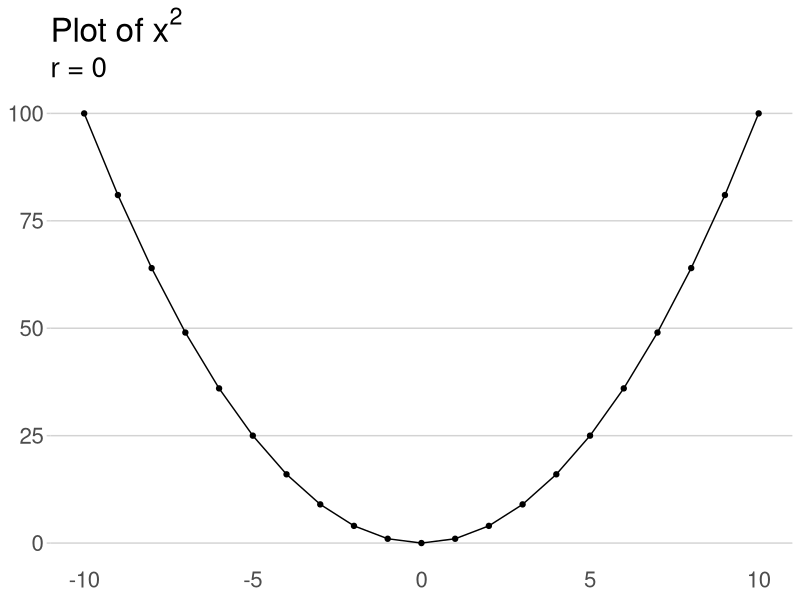
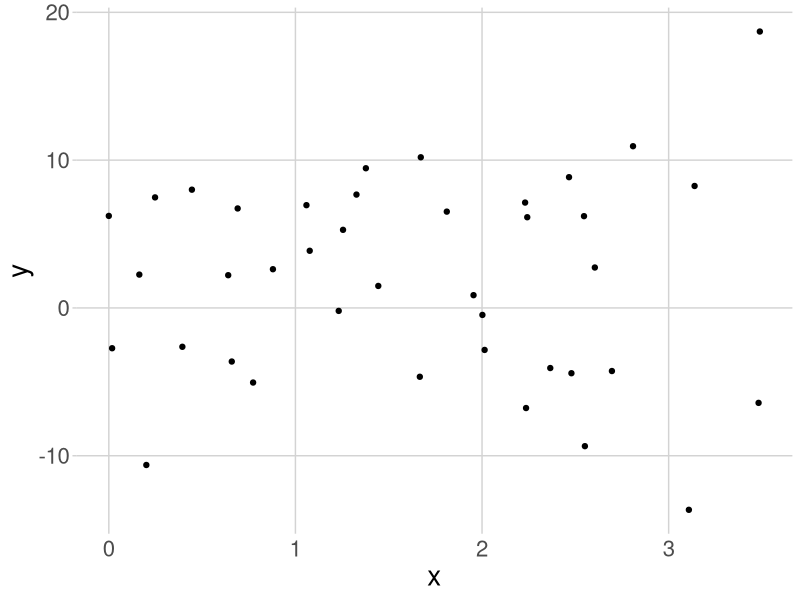
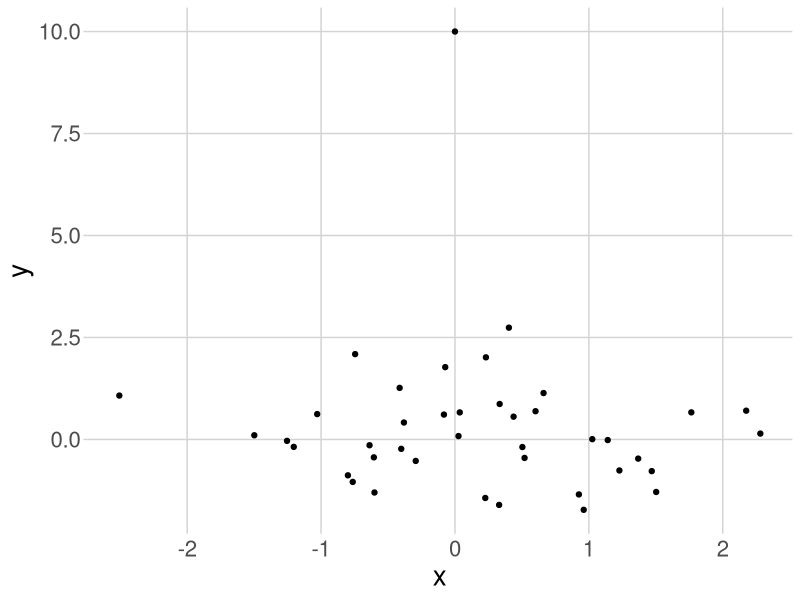
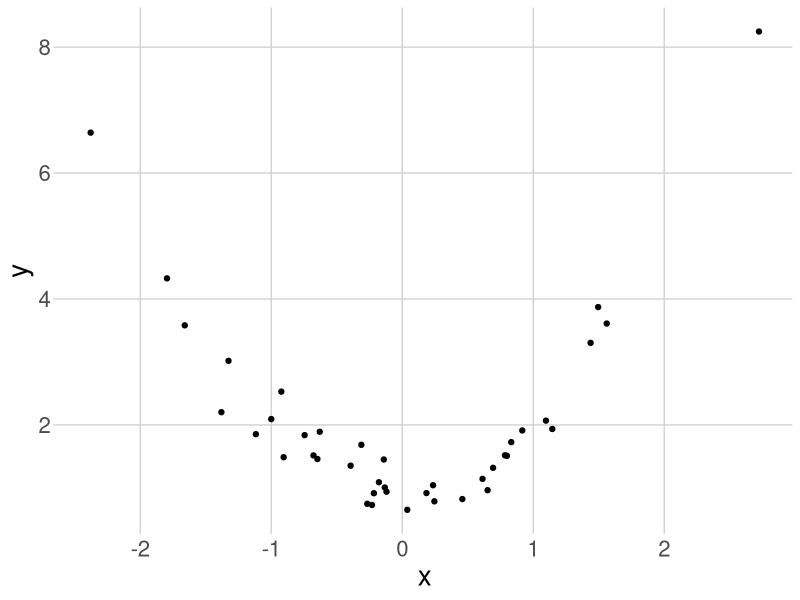
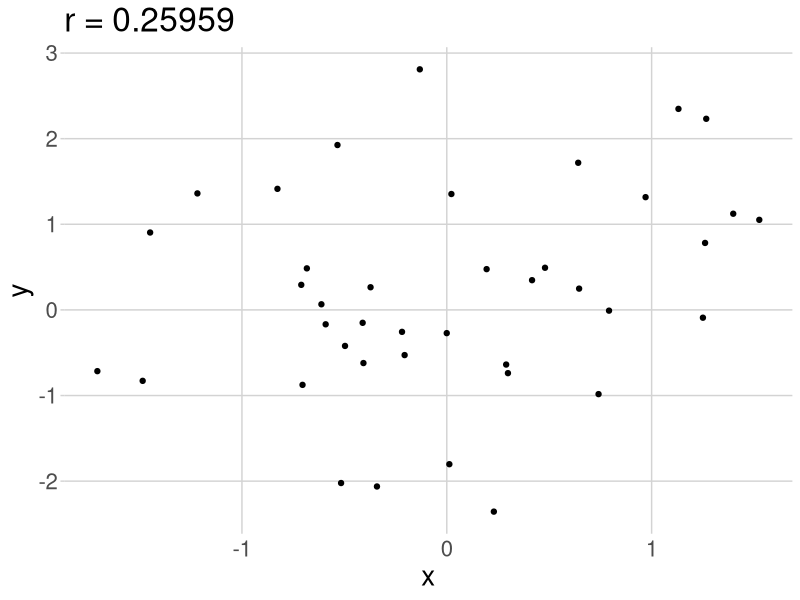
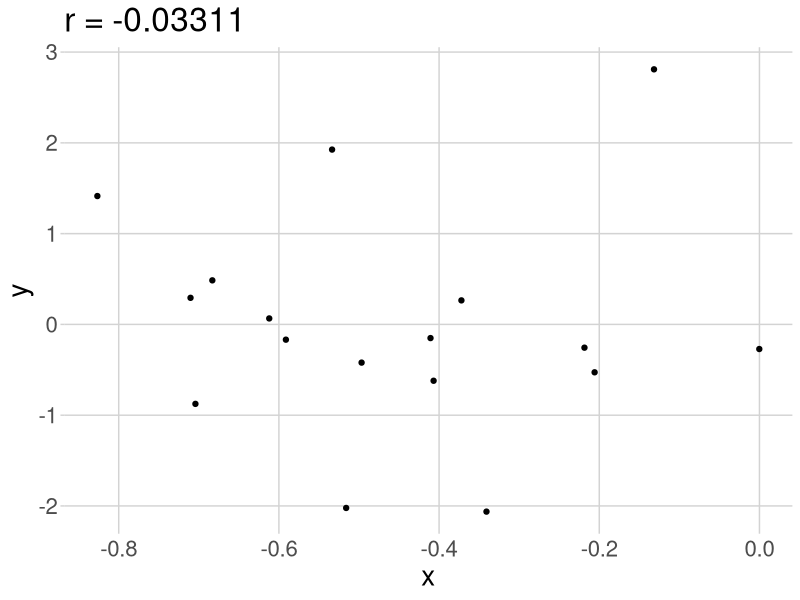
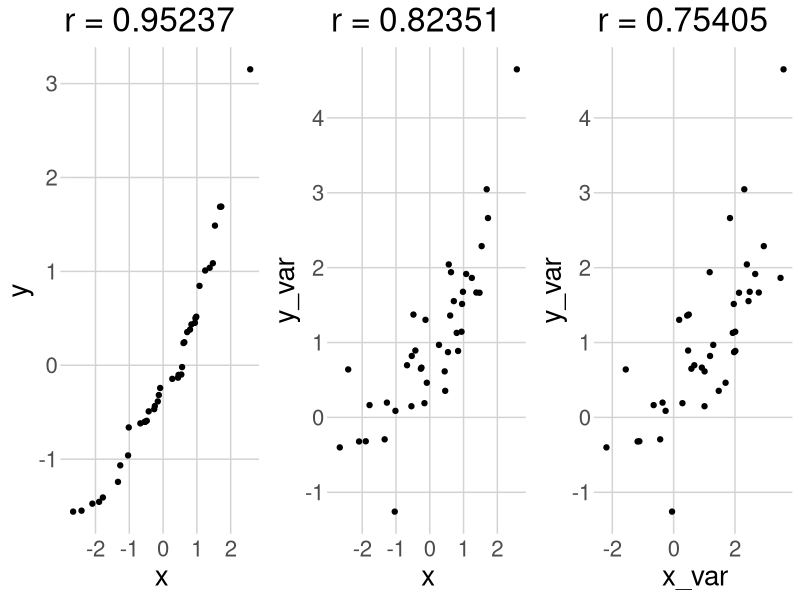

Recreate these plots in R, in order.

dat <- data.frame(x = -10:10)
dat$y <- dat$x^2

library(ggplot2)

ggplot(dat, aes(x = x, y = y)) + 
    geom_point() + 
    geom_line() + 
    theme(panel.background = element_blank(), 
          panel.grid.major.y = element_line(color = "light gray"),
          panel.grid.major.x = element_blank(),
          axis.ticks.x = element_blank(),
          axis.ticks.y = element_line(color = "light gray"),
          text = element_text(size = 20), 
          axis.title = element_blank()) +
    ggtitle(expression(paste("Plot of ", x^2)),
            subtitle = paste("r =", cor(dat$x, dat$y)))

plot_dat <- data.frame(x = sort(rnorm(40), decreasing = FALSE))
plot_dat$x <- plot_dat$x + abs(min(plot_dat$x))
plot_dat$y <- ifelse(row(plot_dat)[, 1] %% 2 == 1, -1 * plot_dat$x ^2, plot_dat$x ^2)
plot_dat$y <- plot_dat$y + rnorm(40, 1, 5)

ggplot(plot_dat, aes(x = x, y = y)) + 
    geom_point() + 
    theme(panel.background = element_blank(), 
          panel.grid.major.y = element_line(color = "light gray"),
          panel.grid.major.x = element_line(color = "light gray"),
          axis.ticks.x = element_blank(),
          axis.ticks.y = element_line(color = "light gray"),
          text = element_text(size = 20))

plot_dat <- data.frame(x = c(rnorm(40), 0),
                       y = c(rnorm(40), 10))

ggplot(plot_dat, aes(x = x, y = y)) + 
    geom_point() + 
    theme(panel.background = element_blank(), 
          panel.grid.major.y = element_line(color = "light gray"),
          panel.grid.major.x = element_line(color = "light gray"),
          axis.ticks.x = element_blank(),
          axis.ticks.y = element_line(color = "light gray"),
          text = element_text(size = 20))

plot_dat <- data.frame(x = rnorm(40))
plot_dat$y <- plot_dat$x ^ 2 + rnorm(40, 1, 0.25)


ggplot(plot_dat, aes(x = x, y = y)) + 
    geom_point() + 
    theme(panel.background = element_blank(), 
          panel.grid.major.y = element_line(color = "light gray"),
          panel.grid.major.x = element_line(color = "light gray"),
          axis.ticks.x = element_blank(),
          axis.ticks.y = element_line(color = "light gray"),
          text = element_text(size = 20))


plot_dat <- data.frame(x = rnorm(40),
                       y = rnorm(40))
ggplot(plot_dat, aes(x = x, y = y)) + 
    geom_point() + 
    theme(panel.background = element_blank(), 
          panel.grid.major.y = element_line(color = "light gray"),
          panel.grid.major.x = element_line(color = "light gray"),
          axis.ticks.x = element_blank(),
          axis.ticks.y = element_line(color = "light gray"),
          text = element_text(size = 20)) + 
    ggtitle(paste0("r = ", round(cor(plot_dat$x, plot_dat$y), 5)))

ggplot(plot_dat[plot_dat$x >= -1 & plot_dat$x <= 0, ], aes(x = x, y = y)) + 
    geom_point() + 
    theme(panel.background = element_blank(), 
          panel.grid.major.y = element_line(color = "light gray"),
          panel.grid.major.x = element_line(color = "light gray"),
          axis.ticks.x = element_blank(),
          axis.ticks.y = element_line(color = "light gray"),
          text = element_text(size = 20)) + 
    ggtitle(paste0("r = ", round(cor(plot_dat$x[plot_dat$x >= -1 & 
                                                    plot_dat$x <= 0], 
                                     plot_dat$y[plot_dat$x >= -1 & 
                                                    plot_dat$x <= 0]), 5)))

plot_dat <- data.frame(x = sort(rnorm(40), decreasing = TRUE),
                       y = sort(rnorm(40), decreasing = TRUE))

plot_dat$x_var <- plot_dat$x + rnorm(40, 1, 0.5)
plot_dat$y_var <- plot_dat$y + rnorm(40, 1, 0.5)

library(ggplot2)

plot1 <- ggplot(plot_dat, aes(x = x, y = y)) + 
    geom_point() + 
    theme(panel.background = element_blank(), 
          panel.grid.major.y = element_line(color = "light gray"),
          panel.grid.major.x = element_line(color = "light gray"),
          axis.ticks.x = element_blank(),
          axis.ticks.y = element_line(color = "light gray"),
          text = element_text(size = 20)) + 
    ggtitle(paste0("r = ", round(cor(plot_dat$x, plot_dat$y), 5)))

plot2 <- ggplot(plot_dat, aes(x = x, y = y_var)) + 
    geom_point() + 
    theme(panel.background = element_blank(), 
          panel.grid.major.y = element_line(color = "light gray"),
          panel.grid.major.x = element_line(color = "light gray"),
          axis.ticks.x = element_blank(),
          axis.ticks.y = element_line(color = "light gray"),
          text = element_text(size = 20)) + 
    ggtitle(paste0("r = ", round(cor(plot_dat$x, plot_dat$y_var), 5)))

plot3 <- ggplot(plot_dat, aes(x = x_var, y = y_var)) + 
    geom_point() + 
    theme(panel.background = element_blank(), 
          panel.grid.major.y = element_line(color = "light gray"),
          panel.grid.major.x = element_line(color = "light gray"),
          axis.ticks.x = element_blank(),
          axis.ticks.y = element_line(color = "light gray"),
          text = element_text(size = 20)) + 
    ggtitle(paste0("r = ", round(cor(plot_dat$x_var, plot_dat$y_var), 5)))

library(gridExtra)

grid.arrange(plot1, plot2, plot3, nrow = 1)
